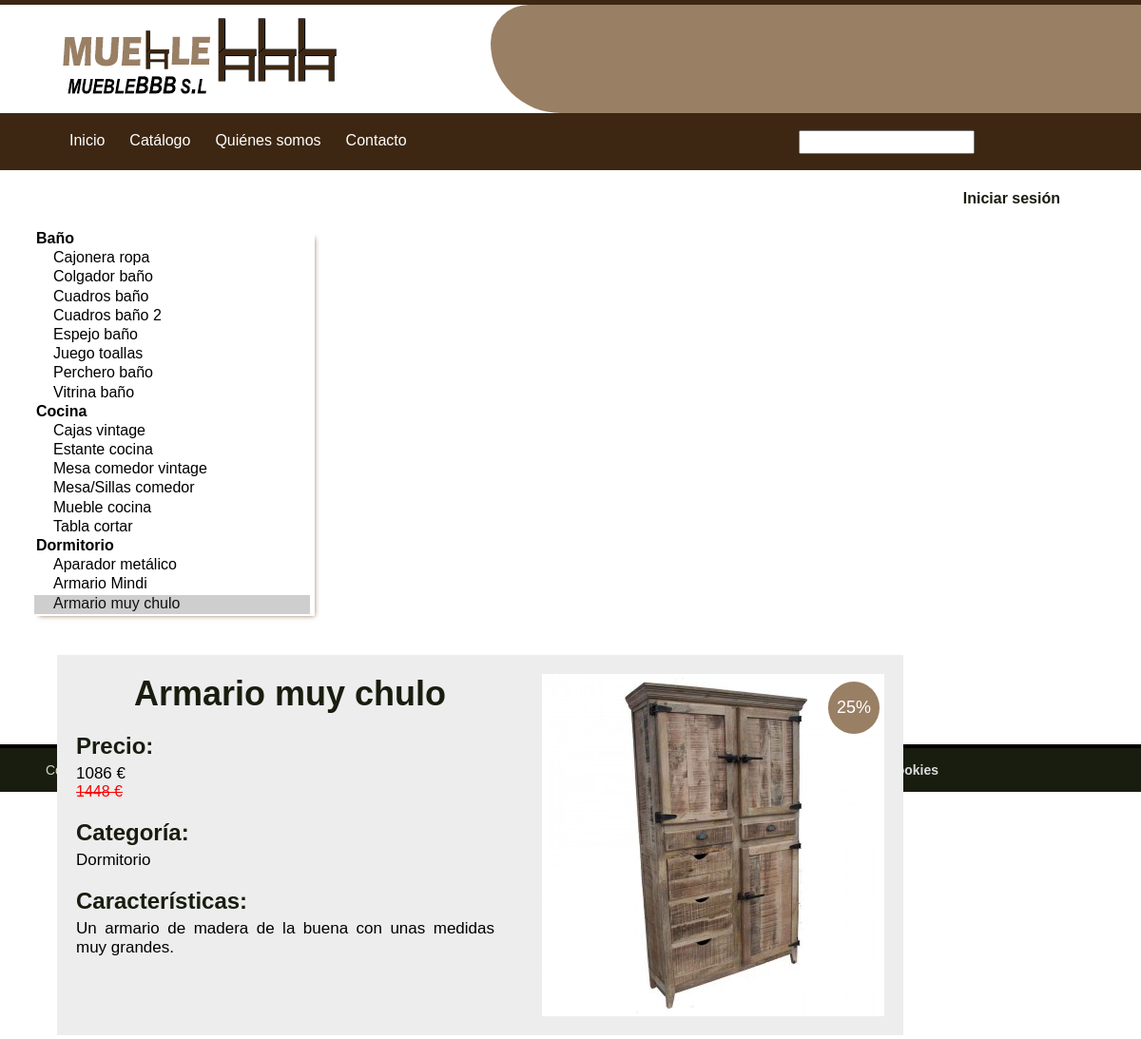
The app's page /paginas/catalogo.php?id_producto=1 with its own data.
### tables this page shows
CREATE TABLE IF NOT EXISTS productos (
	id_producto INT,               
    id_categoria INT,
	nombre VARCHAR(20),            
    imagen VARCHAR(100),           
	precio INT,	       
    descuento INT,       
    nuevo BOOL,                    
	caracteristicas VARCHAR(200),  
	CONSTRAINT pk_productos PRIMARY KEY(id_producto),
	CONSTRAINT fk_categorias_en_productos FOREIGN KEY (id_categoria) REFERENCES categorias(id_categoria)
);

### librerias/MySQLDataBase.php (called while the page is built, shortened)
<?php
	class MySQLDataBase {
		private $conexion_mysql;
		public function MySQLDataBase($nombreBBDD="", $host="localhost:3306", $user="root", $password="") {
			$dsn= "mysql:host=$host;dbname=$nombreBBDD";
			try {
				if ($password!="")
					$this->conexion_mysql=new PDO("$dsn", "$user", "$password");
				else
					$this->conexion_mysql=new PDO("$dsn", "$user");
				$this->conexion_mysql->setAttribute(PDO::ATTR_ERRMODE, PDO::ERRMODE_EXCEPTION);
			} catch (PDOException $e) {
				echo $e->getMessage();
			}
		}
		public function ConsultarQ($sentenciaSQL="", $asociativo=false){
			try {
				$datos = $this->conexion_mysql->query("$sentenciaSQL");
				if ($asociativo)
					return $datos->fetchAll(PDO::FETCH_ASSOC);
				else
					return $datos->fetchAll(PDO::FETCH_NUM);
			} catch (PDOException $e) {
				echo $e->getMessage();
			}
		}
		public function Consultar($tabla="", $prop="*", $cond="" , $asociativo=false){
			$sentenciaSQL="SELECT $prop FROM $tabla $cond";
			return $this->ConsultarQ($sentenciaSQL, $asociativo);
		}
	}
?>

### librerias/BBDDMuebleBBB.php (called while the page is built, shortened)
<?php
	require_once 'Producto.php';
	require_once 'CatalogoProductos.php';
	require_once 'MySQLDataBase.php';
	class BBDDMuebleBBB {
		private $catalogo;
		private $BBDD;
		public function BBDDMuebleBBB($BBDD) {
			$this->catalogo = new CatalogoProductos();
			$this->BBDD = $BBDD;
		}
		public function cargarCatalogo() {
			$productos= $this->BBDD->Consultar("productos", "*", "JOIN categorias ON categorias.id_categoria = productos.id_categoria ORDER BY categorias.categoria, productos.nombre", true);
			foreach ($productos as $producto) {
				$codigo=$producto["id_producto"];
				$categoria=$producto["categoria"];
				$id_categoria=$producto["id_categoria"];
				$nombre=$producto["nombre"];
				$imagen=$producto["imagen"];
				$precio=$producto["precio"];
				$descuento=$producto["descuento"];
				$nuevo=$producto["nuevo"];
				$caracteristicas=$producto["caracteristicas"];
				$this->catalogo->Nuevo(new Producto($codigo, $nombre, $id_categoria, $categoria, $precio, $descuento, $nuevo, $caracteristicas, $imagen));
			}
		}
		public function getCatalogo() {
			return $this->catalogo;
		}
	}
?>

### librerias/CatalogoProductos.php (called while the page is built, shortened)
<?php
class CatalogoProductos {
	private $catalogo;
	private $novedad;
	private $oferta;
	private $normal;
	public function CatalogoProductos() {
		$this->catalogo=array();
		$this->normal=array();
		$this->novedad=array();
		$this->oferta=array();
	}
	public function getProductos() {
		return $this->catalogo;
	}
	private function EsProducto($producto) {
		if (property_exists($producto, "codigo") ||
				property_exists($producto, "nombre") ||
				property_exists($producto, "categoria") ||
				property_exists($producto, "precio") ||
				property_exists($producto, "descuento") ||
				property_exists($producto, "nuevo") ||
				property_exists($producto, "caracteristicas") ||
				property_exists($producto, "imagen")) {
			return true;
		}
		else
			return false;
	}
	public function ExisteCod($CodProducto) {
		$existe=false;
		return $existe;
	}
	public function Existe($producto) {
		if ($this->EsProducto($producto)) {
			$id_producto = $producto->__get("codigo");
			return $this->ExisteCod($id_producto);
		}
		else
			return false;
	}
	public function Nuevo($producto) {
		if ($this->EsProducto($producto) && !$this->Existe($producto)) {
			if ($producto->__get("descuento")!="0") {
				array_push($this->oferta, $producto);
			}
			else if ($producto->__get("nuevo")) {
				array_push($this->novedad, $producto);
			}
			else {
				array_push($this->normal, $producto);
			}
			if (!isset($this->catalogo[$producto->__get("categoria")])) {
				$this->catalogo = $this->catalogo + [ $producto->__get("categoria") => [$producto->__get("codigo")=>$producto] ];
			}
			else {
				$this->catalogo[$producto->__get("categoria")] = $this->catalogo[$producto->__get("categoria")] + [$producto->__get("codigo")=>$producto];
			}
			return true;
		}
		else
			return false;
	}
}

### librerias/Producto.php (called while the page is built, shortened)
<?php
class Producto {
	public function __get($propiedad) {
		if (property_exists($this, $propiedad)) {
			return $this->$propiedad;
		}
	}
}
?>

### paginas/catalogo.php (the view, shortened to what this page needs)
<?php
	require_once '../librerias/Html.php';
	require_once '../librerias/MySQLDataBase.php';
	require_once '../librerias/BBDDMuebleBBB.php';
	require_once '../html/cabecera.php';
	require_once '../html/encabezado.php';
	require_once '../html/nav.php';
	require_once '../html/pie.php';
	require_once '../html/sesion_carrito.php';
	$BBDD = new MySQLDataBase("mueblebbb");
	$MuebleBBB = new BBDDMuebleBBB($BBDD);
	$MuebleBBB->cargarCatalogo();
	$catalogo = $MuebleBBB->getCatalogo();
	$productos = $catalogo->getProductos();
	if (!empty($_GET)) {
		$codigo = $_GET["id_producto"];
	} else	$codigo ="";
	echo cabecera("MUEBLEBBB - Catálogo", "../css/estilos.css", "../js/libreria.js");
	echo encabezadoIndex();
	echo Html::div_("contenedor_catalogo");
		echo Html::select_("id_modificar_producto", "", "seleccionar_producto", "required='required' size='20'");
			foreach ($productos as $categoria=>$id_producto) {
				echo Html::optgroup_("$categoria");
				foreach ($id_producto as $producto) {
					if ($codigo==$producto->__get("codigo")) {
						echo Html::option("{$producto->__get("codigo")}", "{$producto->__get("nombre")}", true);
					}
					else
						echo Html::option("{$producto->__get("codigo")}", "{$producto->__get("nombre")}");
				}
				echo Html::_optgroup();
			}
		echo Html::_select();
		foreach ($productos as $categoria=>$id_producto) {
			foreach ($id_producto as $producto) {
				echo
				Html::div_("contendor_producto_detallado invisible", "id_{$producto->__get("codigo")}").
					Html::seccion(1, "{$producto->__get("nombre")}", "nombre_producto").
					Html::div_("imagen").
						Html::img("{$producto->__get("imagen")}", "alt");
						echo Html::div_("especial");
							if ($producto->__get("descuento")!="0") {
								echo Html::span("{$producto->__get("descuento")}%", "oferta");
							}
							else if ($producto->__get("nuevo")) {
								echo Html::img("../imagenes/nuevo.png", "etiqueta indicando novedad", "etiqueta_nuevo");
							}
						echo Html::_div().
					Html::_div().
					Html::div_("clear").Html::_div().
					Html::div_("detalles").
						Html::seccion(2, "Precio:");
						if ($producto->__get("descuento")!="0") {
							$precio_descuento = $producto->__get("precio") - ( $producto->__get("precio") /100 * $producto->__get("descuento") );
							echo Html::p("$precio_descuento €").Html::span("{$producto->__get("precio")} €", "precio_antes");
						}
						else {
							echo Html::p("{$producto->__get("precio")} €");
						}
						echo
						Html::seccion(2, "Categoría:").
						Html::p("{$producto->__get("categoria")}").
						Html::seccion(2, "Características:").
						Html::p("{$producto->__get("caracteristicas")}", "caracteristicas").
					Html::_div().
				Html::_div();
			}
		}
	echo Html::_div();
	echo pie();
?>

### librerias/Html.php (shortened to what this page needs)
<?php
	class Html {
		private static function atributosComunes($class="", $id="",$otros_atributos="") {
			$atributos = "";
			if ($class!="")	$atributos.="class='{$class}' ";
			if ($id!="") $atributos.="id='{$id}' ";
			if ($otros_atributos!="") $atributos.=$otros_atributos;
			return $atributos;
		}
		public static function p($contenido="", $class="", $id="",$otros_atributos="") {
			$atributos = Html::atributosComunes($class, $id, $otros_atributos);
			if ($atributos!="")
				return "<p {$atributos}>{$contenido}</p>"."\n";
			else
				return "<p>{$contenido}</p>"."\n";
		}
		public static function seccion($seccion=1, $contenido="", $class="", $id="",$otros_atributos="") {
			$atributos = Html::atributosComunes($class, $id, $otros_atributos);
			switch ($seccion) {
				case 1:
					if ($atributos!="")
						return "<h1 {$atributos}>{$contenido}</h1>"."\n";
					else
						return "<h1>{$contenido}</h1>"."\n";
					break;
				case 2:
					if ($atributos!="")
						return "<h2 {$atributos}>{$contenido}</h2>"."\n";
					else
						return "<h2>{$contenido}</h2>"."\n";
					break;
			}
		}
		public static function span($contenido="", $class="", $id="",$otros_atributos="") {
			$atributos = Html::atributosComunes($class, $id, $otros_atributos);
			if ($atributos!="")
				return "<span {$atributos}>{$contenido}</span>";
			else
				return "<span>{$contenido}</span>";
		}
		public static function div_($class="", $id="",$otros_atributos="") {
			$atributos = Html::atributosComunes($class, $id, $otros_atributos);
			if ($atributos!="")
				return "<div $atributos>"."\n";
			else
				return "<div>"."\n";
		}
		public static function _div() {
			return "</div>"."\n";
		}
		public static function img($src="#", $alt="", $class="", $id="",$otros_atributos="") {
			$atributos = Html::atributosComunes($class, $id, $otros_atributos);
			if ($src!="") $atributos.="src ='$src' ";
			if ($alt!="") $atributos.="alt ='$alt' ";
			if ($atributos!="")
				return "<img $atributos/>"."\n";
			else
				return "<img/>"."\n";
		}
		public static function select_($name="", $class="", $id="", $otros_atributos="") {
			$atributos = Html::atributosComunes($class, $id, $otros_atributos);
			if ($name!="") $atributos.= "name='$name' ";
			return "<select $atributos>"."\n";
		}
		public static function _select() {
			return "</select>"."\n";
		}
		public static function optgroup_($label="", $class="", $id="", $otros_atributos=""){
			$atributos = Html::atributosComunes($class, $id, $otros_atributos);
			if ($label!="") $atributos.= "label='$label' ";
			return "<optgroup $atributos>"."\n";
		}
		public static function _optgroup() {
			return "</optgroup>"."\n";
		}
		public static function option($valor="", $texto="", $selected=false, $class="", $id="", $otros_atributos=""){
			$atributos = Html::atributosComunes($class, $id, $otros_atributos);
			if ($selected)
				return "<option selected value='$valor' $atributos>$texto</option>\n";
			else
				return "<option value='$valor' $atributos>$texto</option>\n";
		}
	}
?>

### css/estilos.css (style rules this page uses)
body { margin:0; background: #fff; font-family: sans-serif; min-width: 300px; }
select, textarea { outline: none; padding: 2px 5px; }
.visible_inline { display: inline-block; }
.novedad, .oferta { position: absolute; top: 5px; right: 5px; color: white; text-align: center; }
.oferta { width: 32px; background: #997F64; padding: 12px 6px; border-radius: 30px; font-size: 18px; }
.nombre_producto { font-size: 18px; text-align: center; margin: 0; }
.precio_antes { color: red; font-size: 12px; }
.contenedor_catalogo { margin: 0px 30px; height: 444px; }
#seleccionar_producto { margin: 1px; width: 300px; font-size: 16px; border: none; cursor: pointer; float: left; -webkit-box-shadow: 5px 5px 5px -5px rgba(153,127,100,1); -moz-box-shadow: 5px 5px 5px -5px rgba(153,127,100,1); box-shadow: 5px 5px 5px -5px rgba(153,127,100,1); }
.contendor_producto_detallado { padding: 20px; width: 850px; height: 360px; position: relative; margin: 40px 0 0 30px; background: #EDEDED; }
.contendor_producto_detallado .nombre_producto { font-size: 36px; float: left; width: 450px; text-align: center; color: #191D0F; }
.contendor_producto_detallado .detalles { float: left; width: 440px; }
.contendor_producto_detallado .detalles .precio_antes { font-size: 16px; text-decoration: line-through; }
.contendor_producto_detallado .imagen { width: 360px; height: 360px; background: grey; position: absolute; top: 20px; right: 20px; }
.contendor_producto_detallado .imagen img { width: 360px; height: 360px; }
.contendor_producto_detallado .imagen .especial { position: relative; }
.contendor_producto_detallado .imagen .especial .oferta { padding: 17px 6px; width: 42px; top: -356px; cursor: default; }

### records on screen
productos: contenido "Armario muy chulo", contenido "25% 1448 €", contenido "Precio: Categoría: Características:", contenido "1086 € Dormitorio", contenido "Un armario de madera de la buena con unas medidas muy grandes."

### other values on screen
form field id_modificar_producto "Cajonera ropa / Colgador baño / Cuadros baño / Cuadros baño 2 / Espejo baño / Juego toallas / Perchero baño / Vitrina baño / Cajas vintage / Estante cocina / Mesa comedor vintage / Mesa/Sillas comedor / Mueble cocina / Tabla cortar / Aparador metálico / Armario Mindi / Armario muy chulo ☑"
